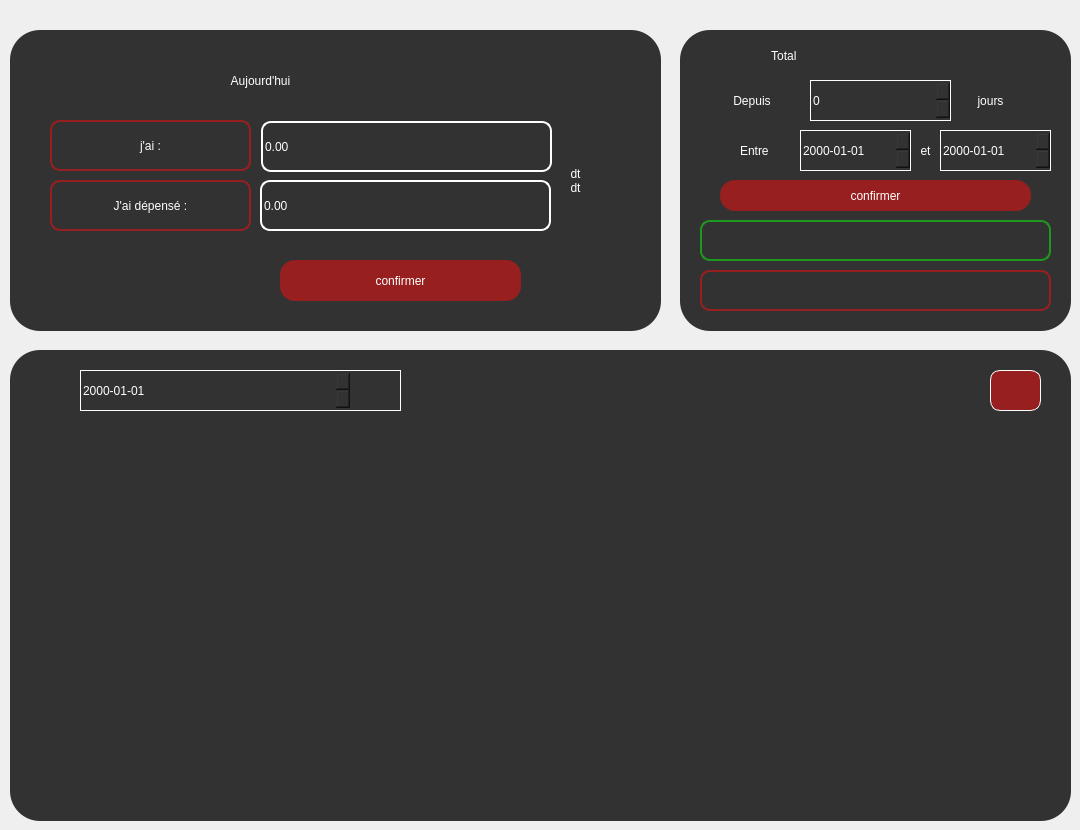
    <widget class="QWidget" name="economie">
     <widget class="QWidget" name="principal_wid_economie" native="true">
      <property name="geometry">
       <rect>
        <x>10</x>
        <y>350</y>
        <width>1061</width>
        <height>471</height>
       </rect>
      </property>
      <property name="toolTip">
       <string>affichage
en courbes</string>
      </property>
      <property name="styleSheet">
       <string notr="true">QWidget{
background:rgb(50,50,50)
;border-radius:30px;
}
QWidget:hover{

background:rgb(55,55,55)


}</string>
      </property>
      <widget class="QPushButton" name="show_graphe_jai_button">
       <property name="geometry">
        <rect>
         <x>70</x>
         <y>20</y>
         <width>131</width>
         <height>41</height>
        </rect>
       </property>
       <property name="toolTip">
        <string>Entrer</string>
       </property>
       <property name="styleSheet">
        <string notr="true">QPushButton{
font: 87 9pt &quot;Arial Black&quot;;
color:white;
background:transparent;
border-radius:15px;
border:2px solid rgb(31,152,31);
}
QPushButton:hover{

border:3px solid rgb(31,152,31);

}
QPushButton:pressed{

background:transparent;
border:3px solid rgb(31,152,31);

}
QPushButton:checked{ 

background: rgb(31,152,31);   }













</string>
       </property>
       <property name="text">
        <string>j'ai </string>
       </property>
       <property name="checkable">
        <bool>true</bool>
       </property>
       <property name="checked">
        <bool>true</bool>
       </property>
      </widget>
      <widget class="QPushButton" name="show_graphe_jaifaitsortie_button">
       <property name="geometry">
        <rect>
         <x>210</x>
         <y>20</y>
         <width>131</width>
         <height>41</height>
        </rect>
       </property>
       <property name="toolTip">
        <string>Entrer</string>
       </property>
       <property name="styleSheet">
        <string notr="true">QPushButton{
font: 87 9pt &quot;Arial Black&quot;;
color:white;
background:transparent;
border-radius:15px;
border:2px solid rgb(152,31,31);
}
QPushButton:hover{

border:2px solid rgb(152,31,31);

}
QPushButton:pressed{

background:transparent;
border:3px solid rgb(152,31,31);

}
QPushButton:checked{ 

background: rgb(152,31,31);   }













</string>
       </property>
       <property name="text">
        <string>j'ai fait sortie</string>
       </property>
       <property name="checkable">
        <bool>true</bool>
       </property>
       <property name="checked">
        <bool>true</bool>
       </property>
      </widget>
      <widget class="QWidget" name="widget_4" native="true">
       <property name="geometry">
        <rect>
         <x>850</x>
         <y>20</y>
         <width>181</width>
         <height>41</height>
        </rect>
       </property>
       <property name="styleSheet">
        <string notr="true">background:transparent;</string>
       </property>
       <widget class="QPushButton" name="affichage_en_lignes">
        <property name="geometry">
         <rect>
          <x>10</x>
          <y>0</y>
          <width>51</width>
          <height>41</height>
         </rect>
        </property>
        <property name="toolTip">
         <string>affichage
en liste</string>
        </property>
        <property name="styleSheet">
         <string notr="true">QPushButton{
background:rgb(50,50,50)
;border-radius:10px;
}
QPushButton:pressed{
border:1px solid white;
}
QWidget:hover{

background:rgb(60,60,60)


}
QPushButton:checked{

background:rgb(152,31,31);
border:1px solid white;


}
QToolTip{color:rgb(255,255,255);
background:rgb(50,50,50);
border:1px solid white;}


</string>
        </property>
        <property name="text">
         <string/>
        </property>
        <property name="icon">
         <iconset>
          <normaloff>../../Downloads/date.png</normaloff>../../Downloads/date.png</iconset>
        </property>
        <property name="iconSize">
         <size>
          <width>35</width>
          <height>35</height>
         </size>
        </property>
        <property name="checkable">
         <bool>true</bool>
        </property>
        <property name="checked">
         <bool>false</bool>
        </property>
        <property name="autoExclusive">
         <bool>true</bool>
        </property>
       </widget>
       <widget class="QPushButton" name="affichage_en_graphe_bar">
        <property name="geometry">
         <rect>
          <x>130</x>
          <y>0</y>
          <width>51</width>
          <height>41</height>
         </rect>
        </property>
        <property name="toolTip">
         <string>affichage
en barres</string>
        </property>
        <property name="styleSheet">
         <string notr="true">QPushButton{
background:rgb(50,50,50)
;border-radius:10px;
}
QPushButton:pressed{
border:1px solid white;
}
QWidget:hover{

background:rgb(60,60,60)


}
QPushButton:checked{

background:rgb(152,31,31);
border:1px solid white;


}
QToolTip{color:rgb(255,255,255);
background:rgb(50,50,50);
border:1px solid white;}


</string>
        </property>
        <property name="text">
         <string/>
        </property>
        <property name="icon">
         <iconset>
          <normaloff>spreadsheet-app.png</normaloff>spreadsheet-app.png</iconset>
        </property>
        <property name="iconSize">
         <size>
          <width>35</width>
          <height>35</height>
         </size>
        </property>
        <property name="checkable">
         <bool>true</bool>
        </property>
        <property name="checked">
         <bool>true</bool>
        </property>
        <property name="autoExclusive">
         <bool>true</bool>
        </property>
       </widget>
       <widget class="QPushButton" name="affichage_en_graphe_plot">
        <property name="geometry">
         <rect>
          <x>70</x>
          <y>0</y>
          <width>51</width>
          <height>41</height>
         </rect>
        </property>
        <property name="toolTip">
         <string>addichage
en courbes</string>
        </property>
        <property name="styleSheet">
         <string notr="true">QPushButton{
background:rgb(50,50,50)
;border-radius:10px;
}
QPushButton:pressed{
border:1px solid white;
}
QWidget:hover{

background:rgb(60,60,60)


}
QPushButton:checked{

background:rgb(152,31,31);
border:1px solid white;


}
QToolTip{color:rgb(255,255,255);
background:rgb(50,50,50);
border:1px solid white;}


</string>
        </property>
        <property name="text">
         <string/>
        </property>
        <property name="icon">
         <iconset>
          <normaloff>../../Downloads/graph.png</normaloff>../../Downloads/graph.png</iconset>
        </property>
        <property name="iconSize">
         <size>
          <width>35</width>
          <height>35</height>
         </size>
        </property>
        <property name="checkable">
         <bool>true</bool>
        </property>
        <property name="checked">
         <bool>false</bool>
        </property>
        <property name="autoExclusive">
         <bool>true</bool>
        </property>
       </widget>
      </widget>
      <widget class="QStackedWidget" name="stacked_widget_economie">
       <property name="geometry">
        <rect>
         <x>9</x>
         <y>69</y>
         <width>1041</width>
         <height>381</height>
        </rect>
       </property>
       <property name="styleSheet">
        <string notr="true">background:transparent;
border-radius:0px;</string>
       </property>
       <widget class="QWidget" name="graphe">
        <widget class="QScrollArea" name="scrollareadugraphe_economie">
         <property name="geometry">
          <rect>
           <x>0</x>
           <y>0</y>
           <width>1041</width>
           <height>381</height>
          </rect>
         </property>
         <property name="styleSheet">
          <string notr="true">border-radius:0px;
background:transparent;</string>
         </property>
         <property name="verticalScrollBarPolicy">
          <enum>Qt::ScrollBarAlwaysOff</enum>
         </property>
         <property name="horizontalScrollBarPolicy">
          <enum>Qt::ScrollBarAsNeeded</enum>
         </property>
         <property name="widgetResizable">
          <bool>true</bool>
         </property>
         <widget class="QWidget" name="scrollareadugraphe_economie_2">
          <property name="geometry">
           <rect>
            <x>0</x>
            <y>0</y>
            <width>1041</width>
            <height>381</height>
           </rect>
          </property>
         </widget>
        </widget>
       </widget>
       <widget class="QWidget" name="lignes">
        <widget class="QScrollArea" name="scrollareadeslignes_economie">
         <property name="geometry">
          <rect>
           <x>0</x>
           <y>0</y>
           <width>1041</width>
           <height>381</height>
          </rect>
         </property>
         <property name="styleSheet">
          <string notr="true">border-radius:0px;
background:transparent;</string>
         </property>
         <property name="verticalScrollBarPolicy">
          <enum>Qt::ScrollBarAlwaysOff</enum>
         </property>
         <property name="horizontalScrollBarPolicy">
          <enum>Qt::ScrollBarAsNeeded</enum>
         </property>
         <property name="widgetResizable">
          <bool>true</bool>
         </property>
         <widget class="QWidget" name="scrollareadeslignes_economie_1">
          <property name="geometry">
           <rect>
            <x>0</x>
            <y>0</y>
            <width>1041</width>
            <height>381</height>
           </rect>
          </property>
         </widget>
        </widget>
       </widget>
      </widget>
      <widget class="QPushButton" name="confirmer_recherche">
       <property name="geometry">
        <rect>
         <x>340</x>
         <y>20</y>
         <width>51</width>
         <height>41</height>
        </rect>
       </property>
       <property name="toolTip">
        <string>rechercher</string>
       </property>
       <property name="styleSheet">
        <string notr="true">QPushButton{
background:rgb(50,50,50)
;
border-radius:0px;
border:1px solid white;
border-left:0px;
}
QPushButton:pressed{
border:1px solid white;
}
QWidget:hover{

background:rgb(60,60,60)


}



</string>
       </property>
       <property name="text">
        <string/>
       </property>
       <property name="icon">
        <iconset>
         <normaloff>../../Downloads/magnifying-glass.png</normaloff>../../Downloads/magnifying-glass.png</iconset>
       </property>
       <property name="iconSize">
        <size>
         <width>35</width>
         <height>35</height>
        </size>
       </property>
       <property name="checkable">
        <bool>true</bool>
       </property>
       <property name="checked">
        <bool>false</bool>
       </property>
       <property name="autoExclusive">
        <bool>true</bool>
       </property>
      </widget>
      <widget class="QToolButton" name="save_les_donnees_eco">
       <property name="geometry">
        <rect>
         <x>770</x>
         <y>20</y>
         <width>51</width>
         <height>41</height>
        </rect>
       </property>
       <property name="toolTip">
        <string>enregistrer</string>
       </property>
       <property name="styleSheet">
        <string notr="true">QToolButton{
background:rgb(50,50,50)
;border-radius:10px;
}
QToolButton:pressed{
border:1px solid white;
}
QWidget:hover{

background:rgb(60,60,60)


}
QWidget:checked{

background:rgb(152,31,31);
border:1px solid white;


}
QToolTip{color:rgb(255,255,255);
background:rgb(50,50,50);
border:1px solid white;}
</string>
       </property>
       <property name="text">
        <string/>
       </property>
       <property name="icon">
        <iconset>
         <normaloff>save.png</normaloff>save.png</iconset>
       </property>
       <property name="iconSize">
        <size>
         <width>25</width>
         <height>25</height>
        </size>
       </property>
      </widget>
      <widget class="QDateEdit" name="recherchedunedate_economie">
       <property name="geometry">
        <rect>
         <x>70</x>
         <y>20</y>
         <width>271</width>
         <height>41</height>
        </rect>
       </property>
       <property name="styleSheet">
        <string notr="true">QDateEdit{
font: 75 15pt &quot;MS Shell Dlg 2&quot;;
border-radius:0px;
border:1px solid white;
	color: rgb(255, 255, 255);
border-right:0px;
}
</string>
       </property>
       <property name="displayFormat">
        <string>yyyy-MM-dd</string>
       </property>
      </widget>
     </widget>
     <widget class="QWidget" name="principal_wid_economie_2" native="true">
      <property name="geometry">
       <rect>
        <x>680</x>
        <y>30</y>
        <width>391</width>
        <height>301</height>
       </rect>
      </property>
      <property name="styleSheet">
       <string notr="true">QWidget{
background:rgb(50,50,50)
;border-radius:30px;
}
QWidget:hover{

background:rgb(55,55,55)


}</string>
      </property>
      <widget class="QLabel" name="nomdelaformuleencours_2">
       <property name="geometry">
        <rect>
         <x>50</x>
         <y>50</y>
         <width>81</width>
         <height>41</height>
        </rect>
       </property>
       <property name="styleSheet">
        <string notr="true">color: rgb(255, 255, 255);
font: 14pt &quot;Gill Sans Ultra Bold Condensed&quot;;
background:transparent;
text-align:left;</string>
       </property>
       <property name="text">
        <string> Depuis</string>
       </property>
       <property name="alignment">
        <set>Qt::AlignLeading|Qt::AlignLeft|Qt::AlignVCenter</set>
       </property>
      </widget>
      <widget class="QTextEdit" name="afficheur_du_totalj">
       <property name="geometry">
        <rect>
         <x>20</x>
         <y>190</y>
         <width>351</width>
         <height>41</height>
        </rect>
       </property>
       <property name="sizePolicy">
        <sizepolicy hsizetype="Expanding" vsizetype="Expanding">
         <horstretch>0</horstretch>
         <verstretch>0</verstretch>
        </sizepolicy>
       </property>
       <property name="styleSheet">
        <string notr="true">color:white;font: 20pt &quot;Gill Sans Ultra Bold Condensed&quot;;
background: transparent;
border:2px solid rgb(31,152,31);
border-radius:10px;</string>
       </property>
       <property name="verticalScrollBarPolicy">
        <enum>Qt::ScrollBarAlwaysOff</enum>
       </property>
       <property name="horizontalScrollBarPolicy">
        <enum>Qt::ScrollBarAlwaysOff</enum>
       </property>
       <property name="readOnly">
        <bool>true</bool>
       </property>
       <property name="html">
        <string>&lt;!DOCTYPE HTML PUBLIC &quot;-//W3C//DTD HTML 4.0//EN&quot; &quot;http://www.w3.org/TR/REC-html40/strict.dtd&quot;&gt;
&lt;html&gt;&lt;head&gt;&lt;meta name=&quot;qrichtext&quot; content=&quot;1&quot; /&gt;&lt;style type=&quot;text/css&quot;&gt;
p, li { white-space: pre-wrap; }
&lt;/style&gt;&lt;/head&gt;&lt;body style=&quot; font-family:'Gill Sans Ultra Bold Condensed'; font-size:20pt; font-weight:400; font-style:normal;&quot;&gt;
&lt;p style=&quot;-qt-paragraph-type:empty; margin-top:0px; margin-bottom:0px; margin-left:0px; margin-right:0px; -qt-block-indent:0; text-indent:0px; font-size:40pt; font-weight:40;&quot;&gt;&lt;br /&gt;&lt;/p&gt;&lt;/body&gt;&lt;/html&gt;</string>
       </property>
      </widget>
      <widget class="QLabel" name="nomdelaformuleencours_3">
       <property name="geometry">
        <rect>
         <x>280</x>
         <y>50</y>
         <width>61</width>
         <height>41</height>
        </rect>
       </property>
       <property name="styleSheet">
        <string notr="true">color: rgb(255, 255, 255);
font: 13pt &quot;Gill Sans Ultra Bold Condensed&quot;;
background:transparent;</string>
       </property>
       <property name="text">
        <string>jours</string>
       </property>
       <property name="alignment">
        <set>Qt::AlignCenter</set>
       </property>
      </widget>
      <widget class="QSpinBox" name="entre_de_depuis">
       <property name="geometry">
        <rect>
         <x>130</x>
         <y>50</y>
         <width>141</width>
         <height>41</height>
        </rect>
       </property>
       <property name="styleSheet">
        <string notr="true">QSpinBox{
border-radius:0px;
border:1px solid white;
	color: rgb(255, 255, 255);
	font: 75 12pt &quot;MS Shell Dlg 2&quot;;
}
QSpinBox:hover{
border:1px solid white;


}
QSpinBox:focus{
border:3px solid rgb(152,31,31);


}</string>
       </property>
       <property name="maximum">
        <number>0</number>
       </property>
      </widget>
      <widget class="QLabel" name="nomdelaformuleencours_4">
       <property name="geometry">
        <rect>
         <x>30</x>
         <y>0</y>
         <width>151</width>
         <height>51</height>
        </rect>
       </property>
       <property name="styleSheet">
        <string notr="true">color: rgb(255, 255, 255);
font: 19pt &quot;Gill Sans Ultra Bold Condensed&quot;;
background:transparent;</string>
       </property>
       <property name="text">
        <string>Total </string>
       </property>
       <property name="alignment">
        <set>Qt::AlignCenter</set>
       </property>
      </widget>
      <widget class="QLabel" name="nomdelaformuleencours_5">
       <property name="geometry">
        <rect>
         <x>60</x>
         <y>100</y>
         <width>61</width>
         <height>41</height>
        </rect>
       </property>
       <property name="styleSheet">
        <string notr="true">color: rgb(255, 255, 255);
font: 14pt &quot;Gill Sans Ultra Bold Condensed&quot;;
background:transparent;
text-align:left;</string>
       </property>
       <property name="text">
        <string>Entre</string>
       </property>
       <property name="alignment">
        <set>Qt::AlignLeading|Qt::AlignLeft|Qt::AlignVCenter</set>
       </property>
      </widget>
      <widget class="QLabel" name="nomdelaformuleencours_6">
       <property name="geometry">
        <rect>
         <x>230</x>
         <y>100</y>
         <width>31</width>
         <height>41</height>
        </rect>
       </property>
       <property name="styleSheet">
        <string notr="true">color: rgb(255, 255, 255);
font: 13pt &quot;Gill Sans Ultra Bold Condensed&quot;;
background:transparent;</string>
       </property>
       <property name="text">
        <string>et</string>
       </property>
       <property name="alignment">
        <set>Qt::AlignCenter</set>
       </property>
      </widget>
      <widget class="QPushButton" name="confirmer_total">
       <property name="geometry">
        <rect>
         <x>40</x>
         <y>150</y>
         <width>311</width>
         <height>31</height>
        </rect>
       </property>
       <property name="toolTip">
        <string>Entrer</string>
       </property>
       <property name="styleSheet">
        <string notr="true">QPushButton{
font: 87 9pt &quot;Arial Black&quot;;
color:white;
background:rgb(152,31,31);
border-radius:15px;
}
QPushButton:hover{

background:rgb(160,39,39);

}
QPushButton:pressed{

background:transparent;
border:3px solid rgb(152,31,31);

}
QPushButton:disabled{ 
color:rgba(255,255,255,100);  
background: rgba(255,255,255,30);   }</string>
       </property>
       <property name="text">
        <string>confirmer</string>
       </property>
      </widget>
      <widget class="QDateEdit" name="entre_date_debut">
       <property name="geometry">
        <rect>
         <x>120</x>
         <y>100</y>
         <width>111</width>
         <height>41</height>
        </rect>
       </property>
       <property name="styleSheet">
        <string notr="true">QDateEdit{
font: 75 9pt &quot;MS Shell Dlg 2&quot;;
border-radius:0px;
border:1px solid white;
	color: rgb(255, 255, 255);

}
QDateEdit:hover{
border:2px solid white;


}
QDateEdit:focus{
border:3px solid rgb(152,31,31);


}</string>
       </property>
       <property name="displayFormat">
        <string>yyyy-MM-dd</string>
       </property>
      </widget>
      <widget class="QDateEdit" name="entre_date_fin">
       <property name="geometry">
        <rect>
         <x>260</x>
         <y>100</y>
         <width>111</width>
         <height>41</height>
        </rect>
       </property>
       <property name="styleSheet">
        <string notr="true">QDateEdit{
font: 75 9pt &quot;MS Shell Dlg 2&quot;;
border-radius:0px;
border:1px solid white;
	color: rgb(255, 255, 255);

}
QDateEdit:hover{
border:2px solid white;


}
QDateEdit:focus{
border:3px solid rgb(152,31,31);


}</string>
       </property>
       <property name="displayFormat">
        <string>yyyy-MM-dd</string>
       </property>
      </widget>
      <widget class="QPushButton" name="depuis_check">
       <property name="geometry">
        <rect>
         <x>10</x>
         <y>50</y>
         <width>41</width>
         <height>41</height>
        </rect>
       </property>
       <property name="styleSheet">
        <string notr="true">QPushButton{
background:transparent;


}
QPushButton:checked{
icon:url(success.png)


}</string>
       </property>
       <property name="text">
        <string/>
       </property>
       <property name="icon">
        <iconset>
         <normaloff>Downloads/success (2).png</normaloff>Downloads/success (2).png</iconset>
       </property>
       <property name="checkable">
        <bool>true</bool>
       </property>
       <property name="checked">
        <bool>true</bool>
       </property>
       <property name="autoExclusive">
        <bool>true</bool>
       </property>
      </widget>
      <widget class="QPushButton" name="entre_check">
       <property name="geometry">
        <rect>
         <x>10</x>
         <y>100</y>
         <width>41</width>
         <height>41</height>
        </rect>
       </property>
       <property name="styleSheet">
        <string notr="true">QPushButton{
background:transparent;


}
QPushButton:checked{
icon:url(success.png)


}</string>
       </property>
       <property name="text">
        <string/>
       </property>
       <property name="icon">
        <iconset>
         <normaloff>Downloads/success (2).png</normaloff>Downloads/success (2).png</iconset>
       </property>
       <property name="checkable">
        <bool>true</bool>
       </property>
       <property name="autoExclusive">
        <bool>true</bool>
       </property>
      </widget>
      <widget class="QTextEdit" name="afficheur_du_totals">
       <property name="geometry">
        <rect>
         <x>20</x>
         <y>240</y>
         <width>351</width>
         <height>41</height>
        </rect>
       </property>
       <property name="sizePolicy">
        <sizepolicy hsizetype="Expanding" vsizetype="Expanding">
         <horstretch>0</horstretch>
         <verstretch>0</verstretch>
        </sizepolicy>
       </property>
       <property name="styleSheet">
        <string notr="true">color:white;font: 20pt &quot;Gill Sans Ultra Bold Condensed&quot;;
background: transparent;
border:2px solid rgb(152,31,31);
border-radius:10px;</string>
       </property>
       <property name="verticalScrollBarPolicy">
        <enum>Qt::ScrollBarAlwaysOff</enum>
       </property>
       <property name="horizontalScrollBarPolicy">
        <enum>Qt::ScrollBarAlwaysOff</enum>
       </property>
       <property name="readOnly">
        <bool>true</bool>
       </property>
       <property name="html">
        <string>&lt;!DOCTYPE HTML PUBLIC &quot;-//W3C//DTD HTML 4.0//EN&quot; &quot;http://www.w3.org/TR/REC-html40/strict.dtd&quot;&gt;
&lt;html&gt;&lt;head&gt;&lt;meta name=&quot;qrichtext&quot; content=&quot;1&quot; /&gt;&lt;style type=&quot;text/css&quot;&gt;
p, li { white-space: pre-wrap; }
&lt;/style&gt;&lt;/head&gt;&lt;body style=&quot; font-family:'Gill Sans Ultra Bold Condensed'; font-size:20pt; font-weight:400; font-style:normal;&quot;&gt;
&lt;p style=&quot;-qt-paragraph-type:empty; margin-top:0px; margin-bottom:0px; margin-left:0px; margin-right:0px; -qt-block-indent:0; text-indent:0px; font-size:40pt; font-weight:40;&quot;&gt;&lt;br /&gt;&lt;/p&gt;&lt;/body&gt;&lt;/html&gt;</string>
       </property>
      </widget>
      <widget class="QLabel" name="label_15">
       <property name="geometry">
        <rect>
         <x>30</x>
         <y>10</y>
         <width>31</width>
         <height>31</height>
        </rect>
       </property>
       <property name="styleSheet">
        <string notr="true">background:transparent;</string>
       </property>
       <property name="text">
        <string/>
       </property>
       <property name="pixmap">
        <pixmap>Downloads/sum.png</pixmap>
       </property>
       <property name="scaledContents">
        <bool>true</bool>
       </property>
      </widget>
     </widget>
     <widget class="QWidget" name="principal_wid_economie_3" native="true">
      <property name="geometry">
       <rect>
        <x>10</x>
        <y>30</y>
        <width>651</width>
        <height>301</height>
       </rect>
      </property>
      <property name="styleSheet">
       <string notr="true">QWidget{
background:rgb(50,50,50)
;border-radius:30px;
}
QWidget:hover{

background:rgb(55,55,55)


}</string>
      </property>
      <widget class="QLabel" name="jai_label">
       <property name="geometry">
        <rect>
         <x>40</x>
         <y>90</y>
         <width>201</width>
         <height>51</height>
        </rect>
       </property>
       <property name="styleSheet">
        <string notr="true">color: rgb(255, 255, 255);
font: 12pt &quot;Gill Sans Ultra Bold Condensed&quot;;
background:transparent;
border:2px solid rgb(152,31,31);
border-radius:10px;</string>
       </property>
       <property name="text">
        <string>j'ai :</string>
       </property>
       <property name="alignment">
        <set>Qt::AlignCenter</set>
       </property>
      </widget>
      <widget class="QLabel" name="jaifaitsortie_label">
       <property name="geometry">
        <rect>
         <x>40</x>
         <y>150</y>
         <width>201</width>
         <height>51</height>
        </rect>
       </property>
       <property name="styleSheet">
        <string notr="true">color: rgb(255, 255, 255);
font: 12pt &quot;Gill Sans Ultra Bold Condensed&quot;;
background:transparent;
border:2px solid rgb(152,31,31);
border-radius:10px;</string>
       </property>
       <property name="text">
        <string>J'ai dépensé :</string>
       </property>
       <property name="alignment">
        <set>Qt::AlignCenter</set>
       </property>
      </widget>
      <widget class="QPushButton" name="confirmer_economie">
       <property name="geometry">
        <rect>
         <x>270</x>
         <y>230</y>
         <width>241</width>
         <height>41</height>
        </rect>
       </property>
       <property name="toolTip">
        <string/>
       </property>
       <property name="styleSheet">
        <string notr="true">QPushButton{
font: 87 9pt &quot;Arial Black&quot;;
color:white;
background:rgb(152,31,31);
border-radius:15px;
}
QPushButton:hover{

background:rgb(160,39,39);

}
QPushButton:pressed{

background:transparent;
border:3px solid rgb(152,31,31);

}
QPushButton:disabled{ 
color:rgba(255,255,255,100);  
background: rgba(255,255,255,30);   }</string>
       </property>
       <property name="text">
        <string>confirmer</string>
       </property>
      </widget>
      <widget class="QLabel" name="dt_label">
       <property name="geometry">
        <rect>
         <x>540</x>
         <y>90</y>
         <width>51</width>
         <height>121</height>
        </rect>
       </property>
       <property name="styleSheet">
        <string notr="true">color: rgb(255, 255, 255);
font: 25pt &quot;Gill Sans Ultra Bold Condensed&quot;;
background:transparent;</string>
       </property>
       <property name="text">
        <string>dt 
dt</string>
       </property>
       <property name="alignment">
        <set>Qt::AlignCenter</set>
       </property>
      </widget>
      <widget class="QDoubleSpinBox" name="j_ai">
       <property name="geometry">
        <rect>
         <x>251</x>
         <y>91</y>
         <width>291</width>
         <height>51</height>
        </rect>
       </property>
       <property name="styleSheet">
        <string notr="true">QDoubleSpinBox{
border-radius:10px;
border:2px solid white;
	color: rgb(255, 255, 255);
font: 75 12pt &quot;MS Shell Dlg 2&quot;;
}
QDoubleSpinBox:hover{
border:3px solid white;


}
QDoubleSpinBox:focus{
border:3px solid rgb(152,31,31);


}</string>
       </property>
       <property name="buttonSymbols">
        <enum>QAbstractSpinBox::NoButtons</enum>
       </property>
       <property name="maximum">
        <double>100000000000000002021887912715594698857609632321435774113777685620800400499816430935869782753280.000000000000000</double>
       </property>
      </widget>
      <widget class="QDoubleSpinBox" name="j_ai_fait_sortie">
       <property name="geometry">
        <rect>
         <x>250</x>
         <y>150</y>
         <width>291</width>
         <height>51</height>
        </rect>
       </property>
       <property name="styleSheet">
        <string notr="true">QDoubleSpinBox{
border-radius:10px;
border:2px solid white;
	color: rgb(255, 255, 255);
font: 75 12pt &quot;MS Shell Dlg 2&quot;;
}
QDoubleSpinBox:hover{
border:3px solid white;


}
QDoubleSpinBox:focus{
border:3px solid rgb(152,31,31);


}</string>
       </property>
       <property name="buttonSymbols">
        <enum>QAbstractSpinBox::NoButtons</enum>
       </property>
       <property name="maximum">
        <double>99999999999999995280522225138166806691251291352861698530421623488512.000000000000000</double>
       </property>
      </widget>
      <widget class="QLabel" name="aujourdhui_label">
       <property name="geometry">
        <rect>
         <x>70</x>
         <y>20</y>
         <width>361</width>
         <height>61</height>
        </rect>
       </property>
       <property name="styleSheet">
        <string notr="true">color: rgb(255, 255, 255);
font: 25pt &quot;Gill Sans Ultra Bold Condensed&quot;;
background:transparent;</string>
       </property>
       <property name="text">
        <string>Aujourd'hui</string>
       </property>
       <property name="alignment">
        <set>Qt::AlignCenter</set>
       </property>
      </widget>
      <widget class="QLabel" name="label_14">
       <property name="geometry">
        <rect>
         <x>90</x>
         <y>20</y>
         <width>51</width>
         <height>51</height>
        </rect>
       </property>
       <property name="styleSheet">
        <string notr="true">background:transparent;</string>
       </property>
       <property name="text">
        <string/>
       </property>
       <property name="pixmap">
        <pixmap>Downloads/calendar (2).png</pixmap>
       </property>
       <property name="scaledContents">
        <bool>true</bool>
       </property>
      </widget>
     </widget>
    </widget>
